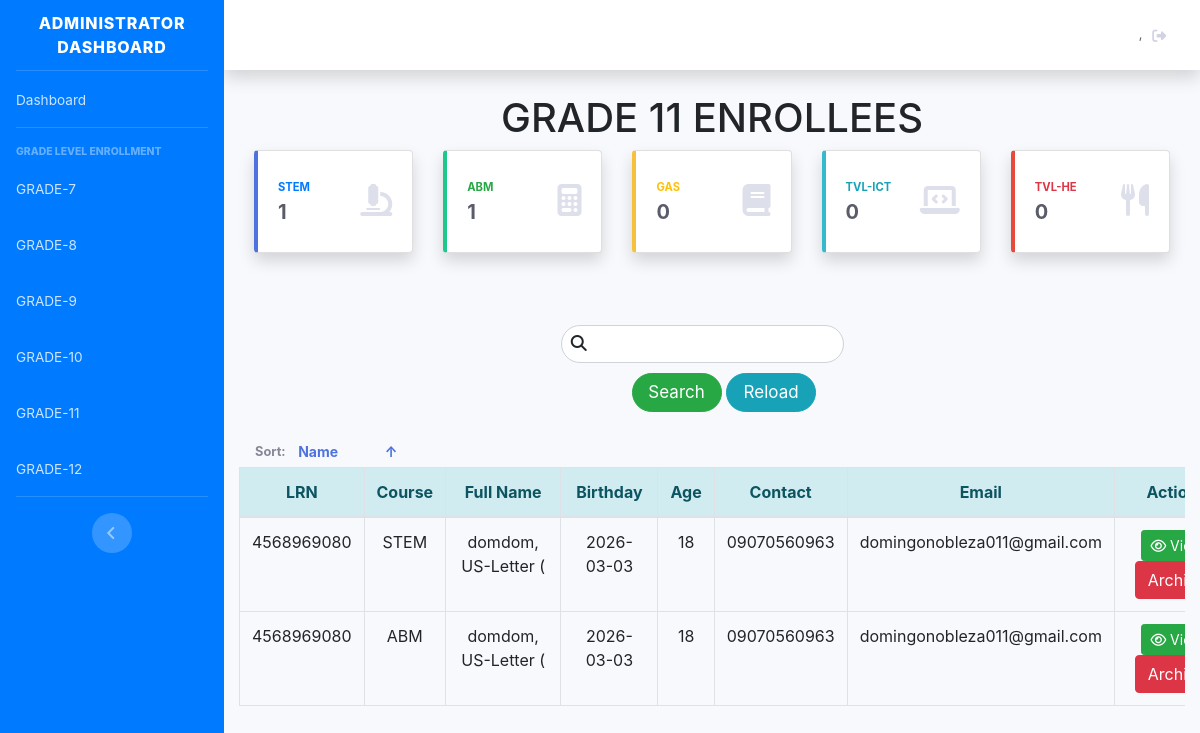
The page /admn_eleven.php on the database its author committed.
### tables this page shows
CREATE TABLE `tbl_eleven` (
  `id_eleven` int NOT NULL,
  `id_resident` int NOT NULL,
  `sy` varchar(50) NOT NULL,
  `lrn` varchar(50) NOT NULL,
  `course` varchar(100) NOT NULL,
  `lname` varchar(50) NOT NULL,
  `fname` varchar(255) NOT NULL,
  `mi` varchar(255) NOT NULL,
  `bdate` date NOT NULL,
  `sex` varchar(50) NOT NULL,
  `age` int NOT NULL,
  `contact` varchar(50) NOT NULL,
  `email` varchar(50) NOT NULL,
  `current_address` varchar(255) NOT NULL,
  `perm_address` varchar(255) NOT NULL,
  `ffname` varchar(255) NOT NULL,
  `flname` varchar(255) NOT NULL,
  `fmi` varchar(255) NOT NULL,
  `contact_f` varchar(100) NOT NULL,
  `mlname` varchar(255) NOT NULL,
  `mfname` varchar(255) NOT NULL,
  `mmi` varchar(255) NOT NULL,
  `contact_m` varchar(20) NOT NULL,
  `lglc` varchar(255) NOT NULL,
  `lsa` varchar(255) NOT NULL,
  `lysc` varchar(255) NOT NULL,
  `school_id` varchar(50) NOT NULL
);

### classes/resident.class.php (called while the page is built, shortened)
<?php
    require_once('main.class.php');
    class ResidentClass extends EUSEBIAClass {
public function count_by_grade($table_name, $column = null, $value = null) {
    $connection = $this->openConn();
    if ($column === null) {
        $stmt = $connection->prepare("SELECT COUNT(*) FROM $table_name");
        $stmt->execute();
    } else {
        $stmt = $connection->prepare("SELECT COUNT(*) FROM $table_name WHERE $column = ?");
        $stmt->execute([$value]);
    }
    return $stmt->fetchColumn();
}
    }
?>

### classes/main.class.php (called while the page is built, shortened)
<?php
class EUSEBIAClass {
    protected $server = "mysql:host=localhost;dbname=eusebia";
    protected $user = "root";
    protected $pass = "";
    protected $options = array(PDO::ATTR_ERRMODE => PDO::ERRMODE_EXCEPTION, PDO::ATTR_DEFAULT_FETCH_MODE => PDO::FETCH_ASSOC);
    public function openConn() {
        try {
            $this->con = new PDO($this->server, $this->user, $this->pass, $this->options);
            return $this->con;
        }
        catch(PDOException $e) {
            echo "Datbase Connection Error! ", $e->getMessage();
        }
    }
    public function view_eleven(){
        $connection = $this->openConn();
        $stmt = $connection->prepare("SELECT * FROM tbl_eleven");
        $stmt->execute();
        return $stmt->fetchAll();
    }
}
?>

### admn_eleven_search.php (the view, shortened to what this page needs)
<?php
    require 'classes/conn.php';
    $sort = isset($_GET['sort']) ? $_GET['sort'] : 'lname';
    $order = isset($_GET['order']) ? $_GET['order'] : 'ASC';
    $order = ($order === 'DESC') ? 'DESC' : 'ASC';
    if(isset($_POST['search_eleven'])){
        $keyword = $_POST['keyword'];
?>
<div class="table-responsive" style="width: 100%; overflow-x: auto;">
    <table class="table table-hover text-center table-bordered" style="min-width: 1000px;">
        <thead class="alert-info">
            <tr>
                <th> LRN </th>
                <th> Course </th>
                <th> Full Name </th>
                <th> Birthday</th>
                <th> Age </th>
                <th> Contact </th>
                <th> Email </th>
                <th> Actions</th>
            </tr>
        </thead>
        <tbody>
            <?php
                $stmnt = $conn->prepare("SELECT * FROM `tbl_eleven` WHERE (`lname` LIKE :keyword
                                         OR `fname` LIKE :keyword
                                         OR `lrn` LIKE :keyword)
                                         ORDER BY $sort $order");
                $stmnt->execute(['keyword' => "%$keyword%"]);
                while($view = $stmnt->fetch()){
            ?>
                <tr>
                    <td> <?= $view['lrn'];?> </td>
                    <td> <?= $view['course'];?> </td>
                    <td> <?= $view['lname'];?>, <?= $view['fname'];?> <?= $view['mi'];?></td>
                    <td> <?= $view['bdate'];?> </td>
                    <td> <?= $view['age'];?> </td>
                    <td> <?= $view['contact'];?> </td>
                    <td> <?= $view['email'];?> </td>
                    <td>
                        <button type="button" class="btn btn-success btn-sm" data-toggle="modal" data-target="#viewModalSearch<?= $view['id_resident'] ?>">
                            <i class="fa fa-eye"></i> View
                        </button>
                        <form action="" method="post" style="display:inline;">
                            <input type="hidden" name="id_eleven" value="<?= $view['id_eleven'];?>">
                            <button class="btn btn-danger" type="submit" style="width: 90px; font-size: 17px; border-radius:30px;" name="delete_eleven"> Archive </button>
                        </form>
                    </td>
                </tr>
                <?php } ?>
        </tbody>
    </table>
</div>
<?php
    } else {
?>
<div class="table-responsive" style="width: 100%; overflow-x: auto;">
    <table class="table table-hover text-center table-bordered" style="min-width: 1000px;">
        <thead class="alert-info">
             <tr>
                <th> LRN </th>
                <th> Course </th>
                <th> Full Name </th>
                <th> Birthday</th>
                <th> Age </th>
                <th> Contact </th>
                <th> Email </th>
                <th> Actions</th>
            </tr>
        </thead>
        <tbody>
    <?php if(is_array($view)) { ?>
        <?php foreach($view as $row) { ?>
        <tr>
            <td> <?= $row['lrn'];?> </td>
            <td> <?= $row['course'];?> </td>
            <td> <?= $row['lname'];?>, <?= $row['fname'];?> <?= $row['mi'];?></td>
            <td> <?= $row['bdate'];?> </td>
            <td> <?= $row['age'];?> </td>
            <td> <?= $row['contact'];?> </td>
            <td> <?= $row['email'];?> </td>
            <td>
                <button type="button" class="btn btn-success btn-sm" data-toggle="modal" data-target="#viewModal<?= $row['id_resident'] ?>">
                    <i class="fa fa-eye"></i> View
                </button>
                <form action="" method="post" style="display:inline;">
                    <button class="btn btn-danger" type="submit" name="delete_eleven"> Archive </button>
                </form>
            </td>
        </tr>
        <?php } ?>
    <?php } ?>
</tbody>
    </table>
</div>
<?php
    }
?>

### admn_eleven.php (shortened to what this page needs)
<?php
    require('classes/resident.class.php');
    $eusebia->validate_admin();
    $eusebia->delete_eleven();
$view = $eusebia->view_eleven($current_sort, $current_order);
    $stem_count = $residenteusebia->count_by_grade('tbl_eleven', 'course', 'STEM');
    $abm_count = $residenteusebia->count_by_grade('tbl_eleven', 'course', 'ABM');
    $gas_count  = $residenteusebia->count_by_grade('tbl_eleven', 'course', 'GAS');
    $ict_count  = $residenteusebia->count_by_grade('tbl_eleven', 'course', 'TVL-ICT');
    $he_count   = $residenteusebia->count_by_grade('tbl_eleven', 'course', 'TVL-HE');
$current_sort = isset($_GET['sort']) ? $_GET['sort'] : 'lname';
$current_order = isset($_GET['order']) ? $_GET['order'] : 'ASC';
?>
<?php
    include('dashboard_sidebar_start.php');
?>
<div class="container-fluid">
    <div class="row">
        <div class="col text-center">
            <h1> GRADE 11 ENROLLEES</h1>
        </div>
    </div>
<div class="col-12 mb-4">
    <div class="row">
        <?php
        $course_cards = [
            ['label' => 'STEM',    'count' => $stem_count, 'color' => 'primary', 'icon' => 'microscope', 'link' => 'stemeleven.php?strand=stem'],
            ['label' => 'ABM',     'count' => $abm_count,  'color' => 'success', 'icon' => 'calculator', 'link' => 'abmeleven.php?strand=abm'],
            ['label' => 'GAS',     'count' => $gas_count,  'color' => 'warning', 'icon' => 'book',       'link' => 'gaseleven.php?strand=gas'],
            ['label' => 'TVL-ICT', 'count' => $ict_count,  'color' => 'info',    'icon' => 'laptop-code','link' => 'icteleven.php?strand=ict'],
            ['label' => 'TVL-HE',  'count' => $he_count,   'color' => 'danger',  'icon' => 'utensils',   'link' => 'heeleven.php?strand=he']
        ];
        foreach ($course_cards as $card):
        ?>
        <div class="col-xl col-md-6 mb-4">
            <a href="<?= $card['link'] ?>" class="text-decoration-none">
                <div class="card border-left-<?= $card['color'] ?> shadow h-100 py-2">
                    <div class="card-body">
                        <div class="row no-gutters align-items-center">
                            <div class="col mr-2">
                                <div class="text-xs font-weight-bold text-<?= $card['color'] ?> text-uppercase mb-1">
                                    <?= $card['label'] ?>
                                </div>
                                <div class="h5 mb-0 font-weight-bold text-gray-800">
                                    <?= number_format($card['count']) ?>
                                </div>
                            </div>
                            <div class="col-auto">
                                <i class="fas fa-<?= $card['icon'] ?> fa-2x text-gray-300"></i>
                            </div>
                        </div>
                    </div>
                </div>
            </a>
        </div>
        <?php endforeach; ?>
    </div>
</div>
    <br>
    <div class="row">
        <div class="col">
            <form method="POST">
            <div class="input-icons" >
                <i class="fa fa-search icon"></i>
                <input type="search" class="form-control" name="keyword" value="" required="" style="border-radius: 30px;"/>
            </div>
                <button class="btn btn-success" name="search_eleven" style="width: 90px; font-size: 17px; border-radius:30px; margin-left:41.5%;">
                    Search
                </button>
                <a href="admn_eleven.php" class="btn btn-info" style="width: 90px; font-size: 17px; border-radius:30px;">Reload</a>
            </form>
            <br>
        </div>
    </div>
<form method="GET" action="admn_eleven.php" class="d-inline ml-3">
            <span class="small font-weight-bold text-gray-600">Sort:</span>
            <select name="sort" class="custom-select custom-select-sm" onchange="this.form.submit()" style="width: auto; border: none; background: transparent; font-weight: bold; color: #4e73df;">
                <option value="lname" <?= $current_sort == 'lname' ? 'selected' : '' ?>>Name</option>
            </select>
            <select name="order" class="custom-select custom-select-sm" onchange="this.form.submit()" style="width: auto; border: none; background: transparent; font-weight: bold; color: #4e73df;">
                <option value="ASC" <?= $current_order == 'ASC' ? 'selected' : '' ?>>↑</option>
            </select>
        </form>
    <br>
    <div class="row">
        <div class="col-md-12">
            <?php
                include('admn_eleven_search.php');
            ?>
        </div>
    </div>
    </div>
<link href="../BarangaySystem/customcss/regiformstyle.css" rel="stylesheet" type="text/css">
<link href="../BarangaySystem/bootstrap/css/bootstrap.css" rel="stylesheet" type="text/css">

### css/regiformstyle.css (style rules this page uses)
body { background-color:#fff !important; }

### admn_eleven.php (style rules this page uses)
.input-icons i { position: absolute; }
.input-icons { width: 30%; margin-bottom: 10px; margin-left: 34%; }
.icon { padding: 10px; min-width: 40px; }
.form-control { text-align: center; }

### rows shown on the page
tbl_eleven: course "STEM", id_eleven "1", lrn "4568969080", lname "domdom", fname "US-Letter", mi "(", bdate "2026-03-03", age "18", contact "09070560963", email "domingonobleza011@gmail.com"
tbl_eleven: lrn "4568969080", course "ABM", lname "domdom", fname "US-Letter", mi "(", bdate "2026-03-03", age "18", contact "09070560963", email "domingonobleza011@gmail.com"

### other values the page prints
$card['label'] "ABM"
$card['count'] "1"
$card['label'] "GAS"
$card['count'] "0"
$card['label'] "TVL-ICT"
$card['label'] "TVL-HE"
